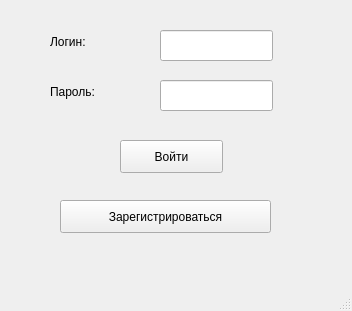
<?xml version="1.0" encoding="UTF-8"?>
<ui version="4.0">
 <class>MainWindow</class>
 <widget class="QMainWindow" name="MainWindow">
  <property name="geometry">
   <rect>
    <x>0</x>
    <y>0</y>
    <width>352</width>
    <height>311</height>
   </rect>
  </property>
  <property name="windowTitle">
   <string>MainWindow</string>
  </property>
  <widget class="QWidget" name="centralwidget">
   <widget class="QLabel" name="label">
    <property name="geometry">
     <rect>
      <x>50</x>
      <y>30</y>
      <width>76</width>
      <height>24</height>
     </rect>
    </property>
    <property name="text">
     <string>Логин:</string>
    </property>
   </widget>
   <widget class="QLabel" name="label_2">
    <property name="geometry">
     <rect>
      <x>50</x>
      <y>80</y>
      <width>76</width>
      <height>24</height>
     </rect>
    </property>
    <property name="text">
     <string>Пароль:</string>
    </property>
   </widget>
   <widget class="QLineEdit" name="lineEdit">
    <property name="geometry">
     <rect>
      <x>160</x>
      <y>30</y>
      <width>113</width>
      <height>31</height>
     </rect>
    </property>
   </widget>
   <widget class="QLineEdit" name="lineEdit_2">
    <property name="geometry">
     <rect>
      <x>160</x>
      <y>80</y>
      <width>113</width>
      <height>31</height>
     </rect>
    </property>
    <property name="echoMode">
     <enum>QLineEdit::Password</enum>
    </property>
   </widget>
   <widget class="QPushButton" name="pushButton">
    <property name="geometry">
     <rect>
      <x>120</x>
      <y>140</y>
      <width>103</width>
      <height>33</height>
     </rect>
    </property>
    <property name="text">
     <string>Войти</string>
    </property>
   </widget>
   <widget class="QPushButton" name="pushButton_2">
    <property name="geometry">
     <rect>
      <x>60</x>
      <y>200</y>
      <width>211</width>
      <height>33</height>
     </rect>
    </property>
    <property name="text">
     <string>Зарегистрироваться</string>
    </property>
   </widget>
  </widget>
  <widget class="QMenuBar" name="menubar">
   <property name="geometry">
    <rect>
     <x>0</x>
     <y>0</y>
     <width>352</width>
     <height>29</height>
    </rect>
   </property>
  </widget>
  <widget class="QStatusBar" name="statusbar"/>
 </widget>
 <resources/>
 <connections>
  <connection>
   <sender>pushButton</sender>
   <signal>clicked()</signal>
   <receiver>MainWindow</receiver>
   <slot>tryLogin()</slot>
  </connection>
  <connection>
   <sender>pushButton_2</sender>
   <signal>clicked()</signal>
   <receiver>MainWindow</receiver>
   <slot>newReg()</slot>
  </connection>
 </connections>
 <slots>
  <slot>tryLogin()</slot>
  <slot>newReg()</slot>
 </slots>
</ui>
